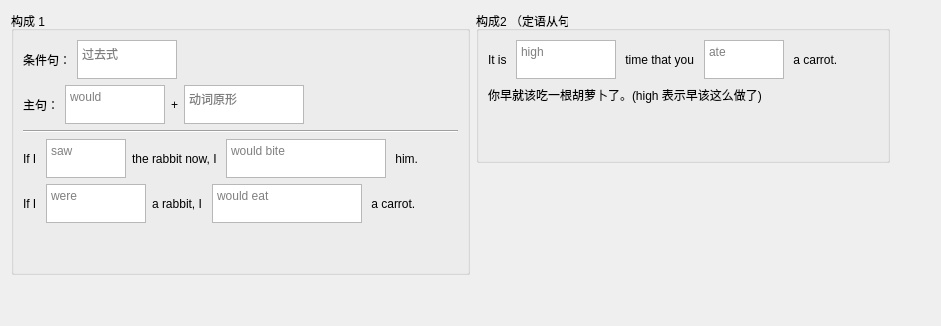
                 <widget class="QWidget" name="tab_9">
                  <attribute name="title">
                   <string>与现在相反</string>
                  </attribute>
                  <layout class="QHBoxLayout" name="horizontalLayout_27">
                   <item>
                    <layout class="QVBoxLayout" name="verticalLayout_21">
                     <item>
                      <widget class="QGroupBox" name="groupBox_5">
                       <property name="title">
                        <string>构成 1</string>
                       </property>
                       <layout class="QVBoxLayout" name="verticalLayout_19">
                        <item>
                         <layout class="QHBoxLayout" name="horizontalLayout_21">
                          <item>
                           <widget class="QLabel" name="label_32">
                            <property name="text">
                             <string>条件句：</string>
                            </property>
                           </widget>
                          </item>
                          <item>
                           <widget class="QTextEdit" name="textEdit_22">
                            <property name="sizePolicy">
                             <sizepolicy hsizetype="Fixed" vsizetype="Fixed">
                              <horstretch>0</horstretch>
                              <verstretch>0</verstretch>
                             </sizepolicy>
                            </property>
                            <property name="maximumSize">
                             <size>
                              <width>100</width>
                              <height>39</height>
                             </size>
                            </property>
                            <property name="placeholderText">
                             <string>过去式</string>
                            </property>
                           </widget>
                          </item>
                          <item>
                           <spacer name="horizontalSpacer_3">
                            <property name="orientation">
                             <enum>Qt::Horizontal</enum>
                            </property>
                            <property name="sizeHint" stdset="0">
                             <size>
                              <width>40</width>
                              <height>20</height>
                             </size>
                            </property>
                           </spacer>
                          </item>
                         </layout>
                        </item>
                        <item>
                         <layout class="QHBoxLayout" name="horizontalLayout_22">
                          <item>
                           <widget class="QLabel" name="label_33">
                            <property name="text">
                             <string>主句：</string>
                            </property>
                           </widget>
                          </item>
                          <item>
                           <widget class="QTextEdit" name="textEdit_23">
                            <property name="maximumSize">
                             <size>
                              <width>100</width>
                              <height>39</height>
                             </size>
                            </property>
                            <property name="placeholderText">
                             <string>would</string>
                            </property>
                           </widget>
                          </item>
                          <item>
                           <widget class="QLabel" name="label_34">
                            <property name="text">
                             <string>+</string>
                            </property>
                           </widget>
                          </item>
                          <item>
                           <widget class="QTextEdit" name="textEdit_24">
                            <property name="maximumSize">
                             <size>
                              <width>120</width>
                              <height>39</height>
                             </size>
                            </property>
                            <property name="placeholderText">
                             <string>动词原形</string>
                            </property>
                           </widget>
                          </item>
                          <item>
                           <spacer name="horizontalSpacer_4">
                            <property name="orientation">
                             <enum>Qt::Horizontal</enum>
                            </property>
                            <property name="sizeHint" stdset="0">
                             <size>
                              <width>40</width>
                              <height>20</height>
                             </size>
                            </property>
                           </spacer>
                          </item>
                         </layout>
                        </item>
                        <item>
                         <widget class="Line" name="line">
                          <property name="orientation">
                           <enum>Qt::Horizontal</enum>
                          </property>
                         </widget>
                        </item>
                        <item>
                         <layout class="QHBoxLayout" name="horizontalLayout_23">
                          <item>
                           <widget class="QLabel" name="label_35">
                            <property name="text">
                             <string>If I </string>
                            </property>
                           </widget>
                          </item>
                          <item>
                           <widget class="QTextEdit" name="textEdit_25">
                            <property name="maximumSize">
                             <size>
                              <width>80</width>
                              <height>39</height>
                             </size>
                            </property>
                            <property name="placeholderText">
                             <string>saw</string>
                            </property>
                           </widget>
                          </item>
                          <item>
                           <widget class="QLabel" name="label_36">
                            <property name="text">
                             <string>the rabbit now, I </string>
                            </property>
                           </widget>
                          </item>
                          <item>
                           <widget class="QTextEdit" name="textEdit_26">
                            <property name="maximumSize">
                             <size>
                              <width>160</width>
                              <height>39</height>
                             </size>
                            </property>
                            <property name="placeholderText">
                             <string>would bite</string>
                            </property>
                           </widget>
                          </item>
                          <item>
                           <widget class="QLabel" name="label_37">
                            <property name="text">
                             <string> him.</string>
                            </property>
                           </widget>
                          </item>
                          <item>
                           <spacer name="horizontalSpacer_5">
                            <property name="orientation">
                             <enum>Qt::Horizontal</enum>
                            </property>
                            <property name="sizeHint" stdset="0">
                             <size>
                              <width>40</width>
                              <height>20</height>
                             </size>
                            </property>
                           </spacer>
                          </item>
                         </layout>
                        </item>
                        <item>
                         <layout class="QHBoxLayout" name="horizontalLayout_24">
                          <item>
                           <widget class="QLabel" name="label_38">
                            <property name="text">
                             <string>If I </string>
                            </property>
                           </widget>
                          </item>
                          <item>
                           <widget class="QTextEdit" name="textEdit_27">
                            <property name="maximumSize">
                             <size>
                              <width>100</width>
                              <height>39</height>
                             </size>
                            </property>
                            <property name="placeholderText">
                             <string>were</string>
                            </property>
                           </widget>
                          </item>
                          <item>
                           <widget class="QLabel" name="label_39">
                            <property name="text">
                             <string>a rabbit, I </string>
                            </property>
                           </widget>
                          </item>
                          <item>
                           <widget class="QTextEdit" name="textEdit_28">
                            <property name="maximumSize">
                             <size>
                              <width>150</width>
                              <height>39</height>
                             </size>
                            </property>
                            <property name="placeholderText">
                             <string>would eat</string>
                            </property>
                           </widget>
                          </item>
                          <item>
                           <widget class="QLabel" name="label_40">
                            <property name="text">
                             <string> a carrot.</string>
                            </property>
                           </widget>
                          </item>
                          <item>
                           <spacer name="horizontalSpacer_6">
                            <property name="orientation">
                             <enum>Qt::Horizontal</enum>
                            </property>
                            <property name="sizeHint" stdset="0">
                             <size>
                              <width>40</width>
                              <height>20</height>
                             </size>
                            </property>
                           </spacer>
                          </item>
                         </layout>
                        </item>
                        <item>
                         <spacer name="verticalSpacer_5">
                          <property name="orientation">
                           <enum>Qt::Vertical</enum>
                          </property>
                          <property name="sizeHint" stdset="0">
                           <size>
                            <width>20</width>
                            <height>40</height>
                           </size>
                          </property>
                         </spacer>
                        </item>
                       </layout>
                      </widget>
                     </item>
                     <item>
                      <spacer name="verticalSpacer_4">
                       <property name="orientation">
                        <enum>Qt::Vertical</enum>
                       </property>
                       <property name="sizeHint" stdset="0">
                        <size>
                         <width>20</width>
                         <height>40</height>
                        </size>
                       </property>
                      </spacer>
                     </item>
                    </layout>
                   </item>
                   <item>
                    <layout class="QVBoxLayout" name="verticalLayout_22">
                     <item>
                      <widget class="QGroupBox" name="groupBox_6">
                       <property name="title">
                        <string>构成2 （定语从句）</string>
                       </property>
                       <layout class="QVBoxLayout" name="verticalLayout_20">
                        <item>
                         <layout class="QHBoxLayout" name="horizontalLayout_25">
                          <item>
                           <widget class="QLabel" name="label_41">
                            <property name="text">
                             <string>It is </string>
                            </property>
                           </widget>
                          </item>
                          <item>
                           <widget class="QTextEdit" name="textEdit_29">
                            <property name="maximumSize">
                             <size>
                              <width>100</width>
                              <height>39</height>
                             </size>
                            </property>
                            <property name="placeholderText">
                             <string>high</string>
                            </property>
                           </widget>
                          </item>
                          <item>
                           <widget class="QLabel" name="label_42">
                            <property name="text">
                             <string> time that you </string>
                            </property>
                           </widget>
                          </item>
                          <item>
                           <widget class="QTextEdit" name="textEdit_30">
                            <property name="maximumSize">
                             <size>
                              <width>80</width>
                              <height>39</height>
                             </size>
                            </property>
                            <property name="placeholderText">
                             <string>ate</string>
                            </property>
                           </widget>
                          </item>
                          <item>
                           <widget class="QLabel" name="label_43">
                            <property name="text">
                             <string> a carrot.</string>
                            </property>
                           </widget>
                          </item>
                          <item>
                           <spacer name="horizontalSpacer_7">
                            <property name="orientation">
                             <enum>Qt::Horizontal</enum>
                            </property>
                            <property name="sizeHint" stdset="0">
                             <size>
                              <width>40</width>
                              <height>20</height>
                             </size>
                            </property>
                           </spacer>
                          </item>
                         </layout>
                        </item>
                        <item>
                         <layout class="QHBoxLayout" name="horizontalLayout_26">
                          <item>
                           <widget class="QLabel" name="label_44">
                            <property name="text">
                             <string>你早就该吃一根胡萝卜了。(high 表示早该这么做了)</string>
                            </property>
                           </widget>
                          </item>
                          <item>
                           <spacer name="horizontalSpacer_8">
                            <property name="orientation">
                             <enum>Qt::Horizontal</enum>
                            </property>
                            <property name="sizeHint" stdset="0">
                             <size>
                              <width>40</width>
                              <height>20</height>
                             </size>
                            </property>
                           </spacer>
                          </item>
                         </layout>
                        </item>
                        <item>
                         <spacer name="verticalSpacer_6">
                          <property name="orientation">
                           <enum>Qt::Vertical</enum>
                          </property>
                          <property name="sizeHint" stdset="0">
                           <size>
                            <width>20</width>
                            <height>40</height>
                           </size>
                          </property>
                         </spacer>
                        </item>
                       </layout>
                      </widget>
                     </item>
                     <item>
                      <spacer name="verticalSpacer_3">
                       <property name="orientation">
                        <enum>Qt::Vertical</enum>
                       </property>
                       <property name="sizeHint" stdset="0">
                        <size>
                         <width>20</width>
                         <height>40</height>
                        </size>
                       </property>
                      </spacer>
                     </item>
                    </layout>
                   </item>
                   <item>
                    <spacer name="horizontalSpacer_9">
                     <property name="orientation">
                      <enum>Qt::Horizontal</enum>
                     </property>
                     <property name="sizeHint" stdset="0">
                      <size>
                       <width>40</width>
                       <height>20</height>
                      </size>
                     </property>
                    </spacer>
                   </item>
                  </layout>
                 </widget>
